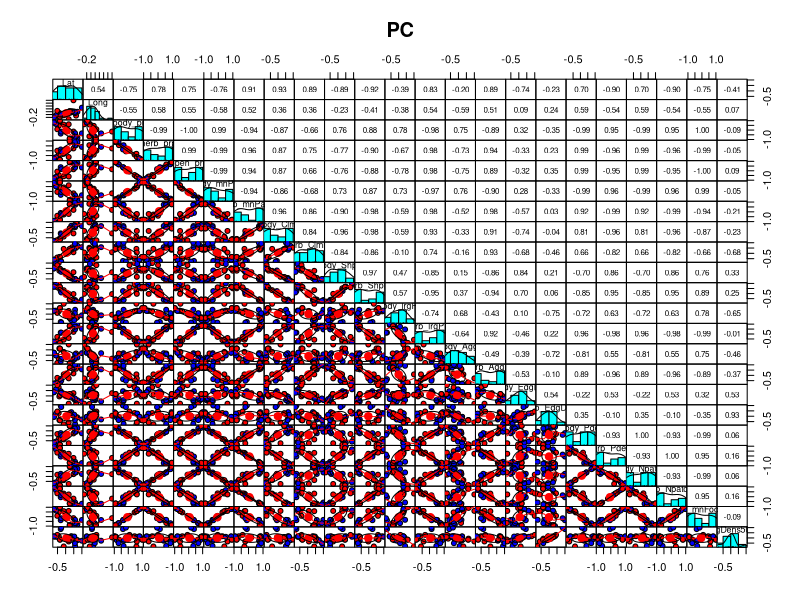
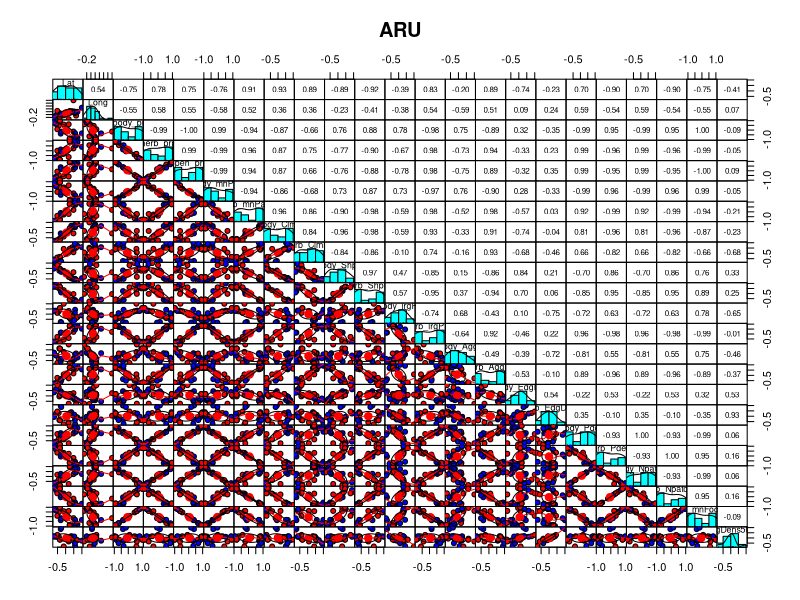

Source code (R) for these figures, in order: (Note: this script raises an error after producing the figures.)
# ------------------------------------------------------------------------------
#
#                               Load Packages
#
# ------------------------------------------------------------------------------

library(reshape2) # used for heatmap
library(psych) # used for pairs panel plotting

# ------------------------------------------------------------------------------
#
#                               Read in Data
#
# ------------------------------------------------------------------------------

pc_covs <- read.csv("./Data/Point_Count_Data/PointCount_siteCovs.csv")
aru_dat<- read.csv("./Data/Acoustic_Data/ARU_siteCovs.csv")

# ------------------------------------------------------------------------------
#
#                               Check Correlations
#
# ------------------------------------------------------------------------------

# Remove Site column
pc_covs <- pc_covs[,-c(1:2)]
aru_dat <- aru_dat[,-c(1:2)]


# Create correlation matrix
pc_cor_mat <- cor(pc_covs)
aru_cor_mat <- cor(aru_dat)

# Format for heat map
pc_cor_mat_melted <- melt(pc_cor_mat)
aru_cor_mat_melted <- melt(aru_cor_mat)

# Plot Correlations

# PC
png("./Figures/Correlations/PC_Corr_Mat.png", width = 1800, height = 1200, res = 150)
pairs.panels(pc_cor_mat, gap = 0, bg = c("blue", "red"), pch = 21, main = "PC")
dev.off()



# ARU
png("./Figures/Correlations/ARU_Corr_Mat.png", width = 1800, height = 1200, res = 150)
pairs.panels(pc_cor_mat, gap = 0, bg = c("blue", "red"), pch = 21, main = "ARU")
dev.off()


 
# Plot Heatmap

# PC
pc_heatmap <- ggplot(pc_cor_mat_melted, aes(Var1, Var2, fill = value)) +
                      geom_tile() +
                      scale_fill_gradient2(low = "blue", high = "red", mid = "white", midpoint = 0, limit = c(-1, 1)) +
                      theme_minimal() +
                      theme(axis.text.x = element_text(angle = 45, hjust = 1, size = 14),
                            axis.text.y = element_text(hjust = 1, size = 14)) +
                      labs(title = "PC", x = "", y = "")

ggsave("./Figures/Correlations/PC_Corr_Heatmap.jpg", plot = pc_heatmap, width = 14, height = 12, dpi = 300)

# ARU
aru_heatmap <- ggplot(aru_cor_mat_melted, aes(Var1, Var2, fill = value)) +
                      geom_tile() +
                      scale_fill_gradient2(low = "blue", high = "red", mid = "white", midpoint = 0, limit = c(-1, 1)) +
                      theme_minimal() +
                      theme(axis.text.x = element_text(angle = 45, hjust = 1, size = 14),
                            axis.text.y = element_text(hjust = 1, size = 14)) +
                      labs(title = "ARU", x = "", y = "")

ggsave("./Figures/Correlations/ARU_Corr_Heatmap.jpg", plot = aru_heatmap, width = 14, height = 12, dpi = 300)



# Filter covarite combinations less than 30% correlated
pc_low_corr <- which(abs(pc_cor_mat) < 0.30, arr.ind = TRUE)
aru_low_corr <- which(abs(aru_cor_mat) < 0.30, arr.ind = TRUE)


# Remove redundant and diagonal elements
pc_low_corr <- pc_low_corr[pc_low_corr[, 1] > pc_low_corr[, 2], , drop = FALSE]
aru_low_corr <- aru_low_corr[aru_low_corr[, 1] > aru_low_corr[, 2], , drop = FALSE]


# Filter to keep only pairs where one variable starts with "woody_" and the other with "herb_"
pc_pairs <- pc_low_corr[(grepl("^woody_", rownames(pc_cor_mat)[pc_low_corr[, 1]]) & 
                          grepl("^herb_", colnames(pc_cor_mat)[pc_low_corr[, 2]])) |
                           (grepl("^herb_", rownames(pc_cor_mat)[pc_low_corr[, 1]]) &
                             grepl("^woody_", colnames(pc_cor_mat)[pc_low_corr[, 2]])),]
  
aru_pairs <- aru_low_corr[(grepl("^woody_", rownames(aru_cor_mat)[aru_low_corr[, 1]]) & 
                            grepl("^herb_", colnames(aru_cor_mat)[aru_low_corr[, 2]])) |
                             (grepl("^herb_", rownames(aru_cor_mat)[aru_low_corr[, 1]]) &
                              grepl("^woody_", colnames(aru_cor_mat)[aru_low_corr[, 2]])),]


# Create formatted output of low correlation pairs
pc_low_corr_pairs <- apply(pc_pairs, 1, function(idx) 
                        paste(rownames(pc_cor_mat)[idx[1]], colnames(pc_cor_mat)[idx[2]], sep = " + "))     

aru_low_corr_pairs <- apply(aru_pairs, 1, function(idx) 
                        paste(rownames(aru_cor_mat)[idx[1]], colnames(aru_cor_mat)[idx[2]], sep = " + "))  



# Convert to dataframe
pc_low_corr_pairs <- data.frame(pairs = pc_low_corr_pairs)
aru_low_corr_pairs <- data.frame(pairs = aru_low_corr_pairs)

# Uncorrelated herbaceous and woody metrics acrossed datasets
low_pairs <- intersect(aru_low_corr_pairs$pairs, pc_low_corr_pairs$pairs)
low_pairs <- as.data.frame(low_pairs)
print(low_pairs)

# Export
write.csv(low_pairs, "Low_Corr_Metric_Combinations.csv")

# --------------------End Script -----------------------------